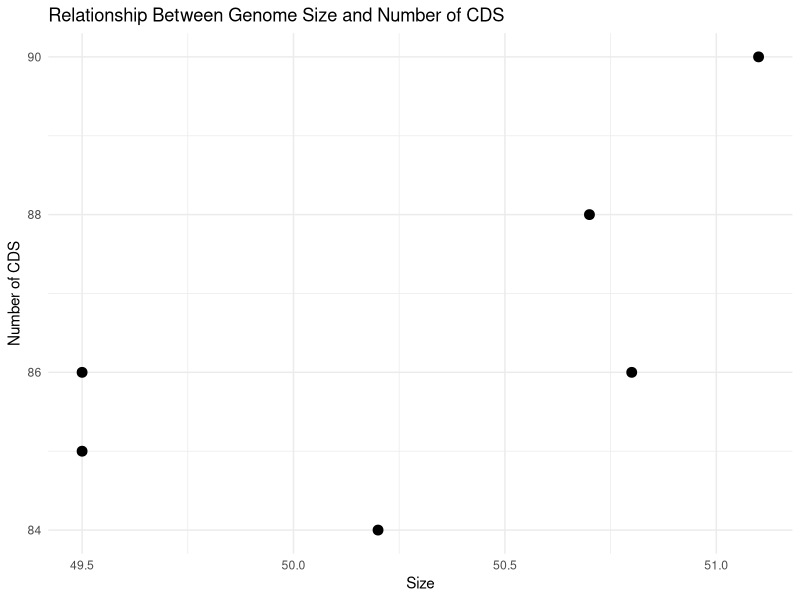
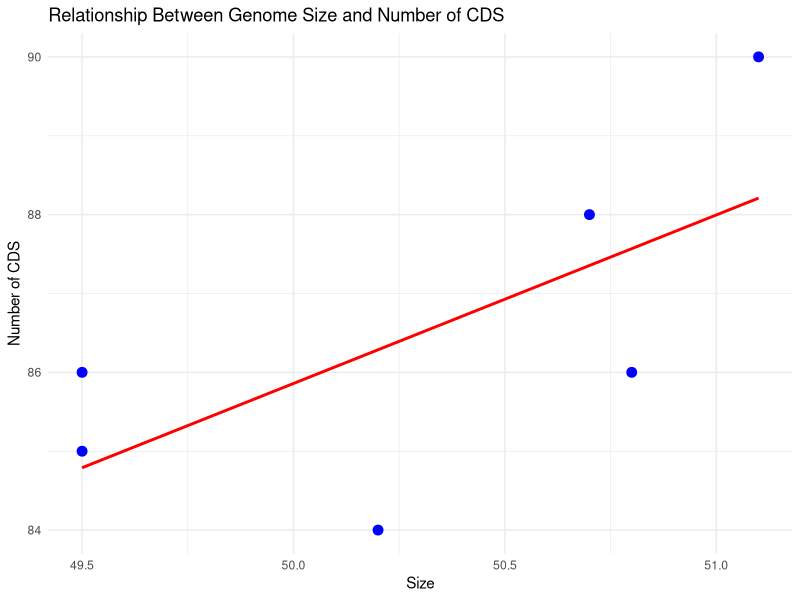

Write the R code that produced these figures, in order.
#demo for BM432 project students, 2024 - how to import data into R, view it, and begin plotting

#first let's check our working directory, as we need to be in the correct working directory to import our files
getwd()

#let's also go ahead and install and load any libraries that we think we might need
#install.packages("readr")
library(readr)

#install.packages("dplyr")
library(dplyr)

#install.packages("ggplot2")
library(ggplot2)

#now let's import our data into R
#we will use the read_csv() function for this (which is from the readr package)
data <- read_csv("Rdemo1.csv")

#we can inspect the data using head() or even View() (if the dataset is small enough)
#we can also use the glimpse() function from package dplyr
head(data)

View(data)

glimpse(data)

#now let's try plotting the data with ggplot2

ggplot(data, aes(x = size, y = CDS)) +
  geom_point(size = 3) +
  labs(
    title = "Relationship Between Genome Size and Number of CDS",
    x = "Size",
    y = "Number of CDS"
  ) +
  theme_minimal()


#add a trendline - we could see how well a linear trendline fits the data
ggplot(data, aes(x = size, y = CDS)) +
  geom_point(size = 3, color = "blue") +
  geom_smooth(method = "lm", se = FALSE, color = "red") +
  labs(
    title = "Relationship Between Genome Size and Number of CDS",
    x = "Size",
    y = "Number of CDS"
  ) +
  theme_minimal()

#how well does this fit our data? let's calculate the R squared value
# Fit a linear model
linear_model <- lm(CDS ~ size, data = data)

# Display the R-squared value
summary(linear_model)$r.squared


